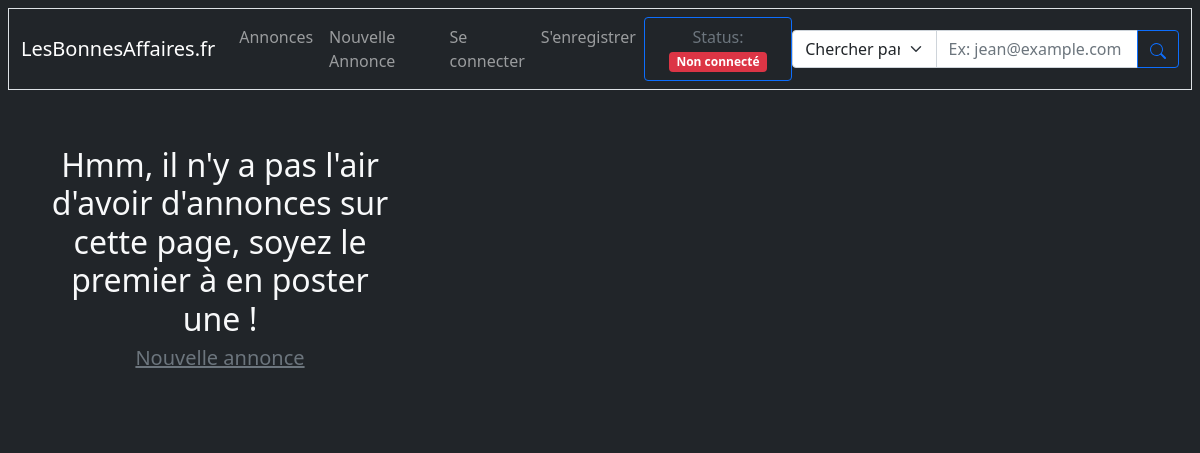
/annonce/2, run on an earlier commit of the app's database.
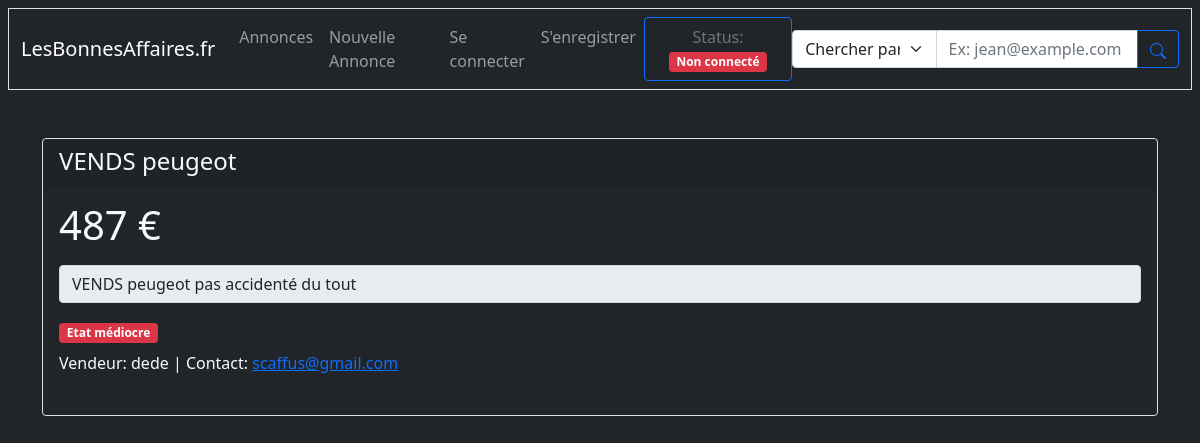
And on a later commit of the database.
### app.py (models this page shows, shortened)
class Post(db.Model):
    id              = db.Column(db.Integer, primary_key = True)
    title           = db.Column(db.Text, nullable = False)
    description     = db.Column(db.Text, nullable = False)
    mail            = db.Column(db.Text, nullable = False)
    price           = db.Column(db.Text, nullable = False)
    username        = db.Column(db.Text, nullable = False)
    asset_condition = db.Column(db.Text, nullable = False)
    date            = db.Column(db.DateTime, nullable = False, default = datetime.utcnow)

### app.py (the view)
@app.route('/annonce/<int:id>')
def annonce(id):
    annonce = Post.query.filter_by(id=id).first()
    return render_template('index.html', requestAnnonce=annonce, user=current_user)

### templates/index.html (shortened to what this page needs)
{% extends 'base.html' %}
{% block body %}
{% if requestAnnonce %}
<div class="container mt-5">
  <div class="card mb-4 shadow-sm border border-1 bg-dark text-light">
    <div class="card-header">
      <h4 class="my-0 fw-normal">{{ requestAnnonce.title }}</h4>
    </div>
    <div class="card-body">
      <h1 class="card-title pricing-card-title">{{ requestAnnonce.price }} €<small class="text-muted"></small></h1>
      <ul class="list-unstyled mt-3 mb-4">
        <span class="input-group-text">{{ requestAnnonce.description }}</span>
        <div class="mt-3 mb-2">
          {% if requestAnnonce.asset_condition == '5' %}
          <span class="badge bg-primary">Neuf</span>
          {% elif requestAnnonce.asset_condition == '4' %}
          <span class="badge bg-info">Très bon état</span>
          {% elif requestAnnonce.asset_condition == '3' %}
          <span class="badge bg-success">Bon état</span>
          {% elif requestAnnonce.asset_condition == '2' %}
          <span class="badge bg-warning">Assez bon état</span>
          {% elif requestAnnonce.asset_condition == '1' %}
          <span class="badge bg-danger">Etat médiocre</span>
          {% endif %}
        </div>
        <p>Vendeur: {{ requestAnnonce.username }} | Contact: <a href="mailto:{{ requestAnnonce.mail }}">{{
            requestAnnonce.mail }}</a></p>
      </ul>
    </div>
  </div>
</div>
{% else %}
<div class="album py-5 bg-dark">
  <div class="container">
    <div class="row row-cols-1 row-cols-sm-2 row-cols-md-3">
      {% if annonces %}
      {% for annonce in annonces %}
      <div class="col">
        <div class="card bg-dark text-light border border-1 rounded-1">
          <img src="/static/images/annonces/img_annonce_{{ annonce.id }}.png" width="414" height="232"
            class="card-img-top" alt="Image pour: {{ annonce.title }}">
          <div class="card-body">
            <h5 class="card-title">{{ annonce.title }}</h5>
            <p class="card-text">{{ annonce.price }}€</p>
            <div class="mt-3 mb-2">
              {% if annonce.asset_condition == '5' %}
              <span class="badge bg-primary">Neuf</span>
              {% elif annonce.asset_condition == '4' %}
              <span class="badge bg-info">Très bon état</span>
              {% elif annonce.asset_condition == '3' %}
              <span class="badge bg-success">Bon état</span>
              {% elif annonce.asset_condition == '2' %}
              <span class="badge bg-warning">Assez bon état</span>
              {% elif annonce.asset_condition == '1' %}
              <span class="badge bg-danger">Etat médiocre</span>
              {% endif %}
            </div>
            <p class="card-text">Vendeur: {{ annonce.username }}</p>
            <p class="card-text text-muted fst-italic">{{ annonce.date.replace(microsecond=0) }}</p>
            <a href="/annonce/{{ annonce.id }}" class="btn btn-primary">Plus d'informations</a>
            <br>
            {% if user.is_authenticated %}
            {% if user.username.lower() == annonce.username.lower() %}
            <span class="border rounded-bottom bg-dark p-2 mt-3 position-absolute end-0">Votre annonce</span>
            {% endif %}
            {% endif %}
          </div>
        </div>
      </div>
      {% endfor %}
    </div>
  </div>
</div>
{% else %}
<div class="" style="text-align: center;">
  <h2 class="text-light">Hmm, il n'y a pas l'air d'avoir d'annonces sur cette page, soyez le premier à en poster une !
  </h2>
  <h5><a href="/annonce/new" class="text-muted">Nouvelle annonce</a></h5>
</div>
{% endif %}
{% endif %}
{% endblock %}

### templates/base.html (shortened to what this page needs)
<!DOCTYPE html>
<html lang="en">
<head>
    <link href="https://cdn.jsdelivr.net/npm/bootstrap@5.0.0-beta2/dist/css/bootstrap.min.css" rel="stylesheet"
>
</head>
<body class="bg-dark">
    <div class="border border-1 m-2 sticky-top">
        <nav class="navbar navbar-expand navbar-dark bg-dark" aria-label="">
            <div class="container-fluid">
                <a class="navbar-brand" href="/">LesBonnesAffaires.fr</a>
                <div class="collapse navbar-collapse">
                    <ul class="navbar-nav me-auto">
                        <li class="nav-item">
                            <a class="nav-link" aria-current="page" href="/">Annonces</a>
                        </li>
                        <li class="nav-item">
                            <a class="nav-link" href="/annonce/new">Nouvelle Annonce</a>
                        </li>
                    </ul>
                    <ul class="navbar-nav me-auto">
                        {% if user.is_authenticated == false %}
                        <li class="nav-item">
                            <a class="nav-link" aria-current="page" href="/login">Se connecter</a>
                        </li>
                        <li class="nav-item">
                            <a class="nav-link" href="/register">S'enregistrer</a>
                        </li>
                        <button type="button" class="text-muted btn btn-outline-primary">
                            Status: <span class="badge bg-danger" id="badgeDisconnected">Non connecté</span>
                        </button>
                        {% endif %}
                    </ul>
                    <form action="/annonce/search" method="POST">
                        <div class="input-group">
                            <select name="what_to_search" class="form-select col" id="inputGroupSelect01"
                                style="width: 35%;">
                                <option selected>Chercher par</option>
                            </select>
                            <input name="search" class="form-control col " type="text"
                                placeholder="Ex: jean@example.com" aria-label="Chercher" style="width: 50%;" />
                            <button type="submit" class="btn btn-outline-primary col">
                            </button>
                        </div>
                    </form>
                </div>
            </div>
        </nav>
    </div>
    <div>
        {% block body %} {% endblock %}
    </div>
</body>
</html>

What changed in the data, as far as the page shows it:
added Post: title "VENDS peugeot", price "487", description "VENDS peugeot pas accidenté du tout", username "dede", mail "scaffus@gmail.com"
Also different on the page:
text no longer shown: "Hmm, il n'y a pas l'air d'avoir d'annonces sur cette page, soyez le premier à en poster une ! Nouvelle annonce"
text now shown: "€ Etat médiocre Vendeur: | Contact:"
